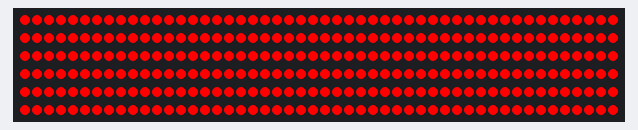
Simulated run of this sketch. Board: Arduino Uno, built with avr-gcc and run on an emulated ATmega328P. Shown: 300 RGB LEDs in strip order, left to right, continuing on the next row. Random numbers use the default seed unless the sketch sets one.

Above: at 0.1 s.

The sketch:

Pluiedelaveetpulse.ino
```cpp
#include <Adafruit_NeoPixel.h>

#ifdef __AVR__
 #include <avr/power.h> // Required for 16 MHz Adafruit Trinket
#endif

#define PIN        9 // Pin 6 for NeoPixels
#define NUMPIXELS 300 // Number of NeoPixels
#define NUM_DROPLETS 3 // Number of droplets

Adafruit_NeoPixel strip(NUMPIXELS, PIN, NEO_GRB + NEO_KHZ800);

// Droplet parameters
int dropletSpeed = 1; // Speed at which the "droplets" move along the strip
int dropletLength = 30; // Length of the "droplets"
float dropletPhase[NUM_DROPLETS]; // Phase of the sine wave for "droplet" motion
int dropletPosition[NUM_DROPLETS]; // Initial position of each "droplet"
unsigned long lastDropletTime; // Time of last droplet start
unsigned long nextDropletInterval; // Time interval for the next droplet

// Moving light parameters
int g = 0; // Initial position of the moving light
int y, x, z; // Variables for controlling the movement of the light
bool redEffect; // Flag to indicate if the red effect is active

void setup() {
  strip.begin();
  strip.show();

  // Initialize random seed
  randomSeed(analogRead(0));

  // Initialize droplet positions and phases
  for (int i = 0; i < NUM_DROPLETS; i++) {
    dropletPosition[i] = 100 * (i + 1);
    dropletPhase[i] = 0.33 * (i + 1); // Random phase between 0 and 1
  }

  // Initialize variables for the moving light effect
  y = random(91);
  z = random(1, 4);
  x = random(1, 4);
  redEffect = false;

  // Initialize time variables for the droplets
  lastDropletTime = millis();
  nextDropletInterval = random(3000, 8000); // Random interval between 3 and 8 seconds
}

void loop() {
  updateDroplets(); // Update the droplets effect
  updateMovingLight(); // Update the moving light effect
}

void updateDroplets() {
  // Set all LEDs to red
  for (int i = 0; i < NUMPIXELS; i++) {
    strip.setPixelColor(i, strip.Color(255, 0, 0));
  }

  // Update positions of each "droplet"
  for (int j = 0; j < NUM_DROPLETS; j++) {
    // Calculate the position of the "droplet" along the strip using a sine wave
    dropletPhase[j] += 0.01; // Adjust this value to change the speed of droplet oscillation
    dropletPosition[j] += dropletSpeed;

    // Set the "droplet" pixels to yellow
    for (int i = dropletPosition[j]; i < dropletPosition[j] + dropletLength; i++) {
      // For the first 13 LEDs, set them to yellow
      if (i - dropletPosition[j] < 13) {
        strip.setPixelColor(i % NUMPIXELS, strip.Color(255, 15, 0)); // Yellow color
      } else {
        // For the next LEDs, create a trail effect by reducing brightness gradually
        int brightness = 255 - (i - dropletPosition[j] - 13) * 30; // Gradually decrease brightness
        brightness = max(brightness, 0); // Ensure brightness doesn't go negative
        int green = min(brightness, 25); // Limit green component to a maximum value of 25
        strip.setPixelColor(i % NUMPIXELS, strip.Color(255, green, 0)); // Yellow color with varying brightness
      }
    }

    // Reset the droplet position when it reaches the end of the strip
    if (dropletPosition[j] >= NUMPIXELS) {
      dropletPosition[j] = 0;
      dropletPhase[j] = random(1000) / 1000.0; // Random phase between 0 and 1
    }
  }

  strip.show();

  // Check if it's time to start a new droplet
  if (millis() - lastDropletTime >= nextDropletInterval) {
    // Choose a random position for the new droplet
    dropletPosition[random(NUM_DROPLETS)] = 0;

    // Update time variables for the next droplet
    lastDropletTime = millis();
    nextDropletInterval = random(3000, 8000); // Random interval between 3 and 8 seconds
  }
}

void updateMovingLight() {
  if (g < 2 && !redEffect) {
    // If the moving light reaches the beginning and the red effect is not active, turn all LEDs red
    strip.fill(strip.Color(255, 0, 0), 0, NUMPIXELS);
    strip.show();
    redEffect = true;
    delay(random(1000)); // Delay for red effect
  }

  if (g > y - 2 && g < y + 2) {
    // If the moving light approaches the center, randomly reset its position and speed
    int r = random(2);
    if (r == 0) {
      y = random(91);
      z = random(1, 4);
      x = random(1, 4);
    } else {
      y = 0;
      z = random(1, 4);
      x = random(1, 4);
      redEffect = false; // Deactivate the red effect when the moving light returns to the beginning
    }
  } else if (g < y) {
    // Move the light towards the center
    g += z;
    g = constrain(g, 0, 90); // Constrain the position within the strip
  } else if (g > y) {
    // Move the light towards the beginning
    g -= x;
    g = constrain(g, 0, 90); // Constrain the position within the strip
  }

  // Set the color of the moving light and update the strip
  strip.fill(strip.Color(255, g / 3, 0), 0, NUMPIXELS);
  strip.show();
  delay(50); // Adjust the delay to control the speed of the moving light
}
```
